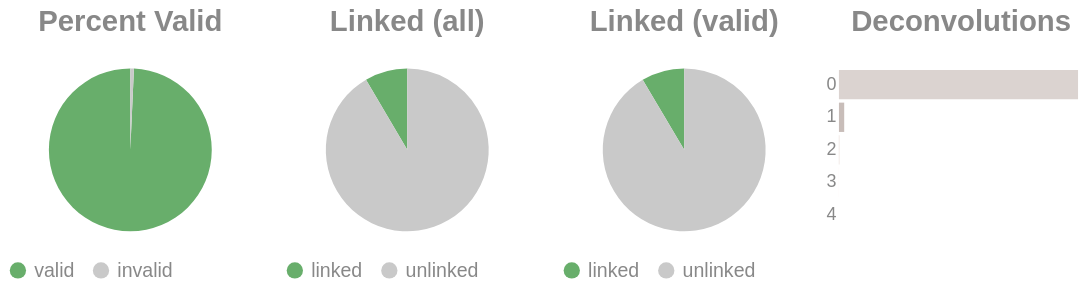

Here is the notebook cell this chart was saved with:
### Code cell
if SKIPLR:
    pass
else:
    clash = Counter()
    for i in valids['molecule'].to_list():
        _mol = i.split("-")
        if len(_mol) == 1:
            clash.update('0')
        else:
            clash.update(_mol[-1])

    _d = {"deconvolutions": [], 'count': []}
    for k,v in clash.items():
        _d['deconvolutions'].append(k)
        _d['count'].append(v)

    tot_valid = valids['reads'].sum()
    mask = valids['reads'] >= 2
    n_linked_reads = valids.filter(mask)['reads'].sum()
    if n_linked_reads == 0:
        print_html("No linked molecules (>=2 reads) were detected; skipping linked-only distributions.")
        SKIPLR = True
    else:
        perc_valid = round(tot_valid / n_reads, 4)
        linked_perc_abs = round(n_linked_reads / n_reads, 4)
        linked_perc = round(n_linked_reads / tot_valid, 4)

    _valid = pl.DataFrame({"valids": ['valid', 'invalid'], "count": [tot_valid, n_reads - tot_valid]})
    _linked_abs = pl.DataFrame({"linked (absolute)": ['linked', 'unlinked'], "count": [n_linked_reads, n_reads - n_linked_reads]})
    _linked_rel = pl.DataFrame({"linked (valids)": ['linked', 'unlinked'], "count": [n_linked_reads, tot_valid - n_linked_reads]})

    (
        alt.hconcat(
            piechart(_valid, goodval = 'valid', title = "Percent Valid"),
            piechart(_linked_abs, goodval = "linked", title =  "Linked (all)"),
            piechart(_linked_rel, goodval = "linked", title =  "Linked (valid)"),
            convolutionbar(pl.DataFrame(_d), title = "Deconvolutions"),
            center = True,
            bounds = 'flush'
        )
        .resolve_scale(color='independent')
        .resolve_legend('independent')
        .properties(usermeta={'embedOptions': {"actions": False}})
    ).display()

### Figure 1 — Vega-Lite specification as saved in the notebook (floating-point values rounded to 4 significant figures)
{"width": "container", "height": 400, "config": {"title": {"anchor": "start", "dy": -15, "fontSize": 18, "color": "#888888", "subtitleColor": "#888888", "subtitleFontSize": 14}, "arc": {"fill": "#0072B2"}, "axis": {"domainColor": "#888888", "domainWidth": 0.5, "gridWidth": 0.2, "grid": false, "titleFontWeight": 400, "titleFontSize": 15, "labelFontSize": 11, "labelColor": "#888888", "tickColor": "#888888", "tickWidth": 0.2, "titleColor": "#888888"}, "axisBand": {"grid": false}, "axisX": {"grid": true, "tickSize": 10, "domainCap": "round"}, "axisY": {"domain": false, "grid": true, "tickSize": 0, "domainCap": "round"}, "background": "transparent", "header": {"labelFontSize": 15, "labelColor": "#888888", "titleFontSize": 15, "titleFontWeight": 600, "titleColor": "#888888"}, "legend": {"labelFont": "sans-serif", "labelFontSize": 12, "labelColor": "#888888", "symbolSize": 100, "symbolType": "circle", "titleFontSize": 12, "titlePadding": 10, "titleColor": "#888888", "title": null}, "range": {"category": ["#E69F00", "#56B4E9", "#009E73", "#F0E442", "#0072B2", "#D55E00", "#CC79A7", "#000000"], "diverging": ["#cfe8f3", "#a2d4ec", "#73bfe2", "#46abdb", "#1696d2", "#12719e"]}, "area": {"fill": "#0072B2", "fillOpacity": 0.7, "line": true, "strokeOpacity": 0.7}, "line": {"color": "#0072B2", "stroke": "#0072B2", "strokeWidth": 2}, "trail": {"color": "#0072B2", "stroke": "#0072B2", "strokeWidth": 0, "size": 1}, "point": {"filled": true, "fillOpacity": 1.0, "size": 95}, "text": {"color": "#888888", "fontSize": 11, "align": "right", "fontWeight": 400, "size": 11}, "bar": {"fill": "#0072B2", "stroke": null}, "view": {"stroke": null, "continuousWidth": 660, "continuousHeight": 400}}, "hconcat": [{"data": {"name": "data-4939003a1c2fa6b501ab02de0c9958f1"}, "mark": {"type": "arc"}, "encoding": {"color": {"field": "valids", "legend": {"orient": "bottom", "title": null}, "scale": {"domain": ["valid", "invalid"], "range": ["#68ae6b", "#C9C9C9"]}, "title": "Valids", "type": "nominal"}, "theta": {"field": "count", "type": "quantitative"}, "tooltip": [{"field": "valids", "title": "Valids", "type": "ordinal"}, {"field": "percent", "format": ".2%", "title": "Percent", "type": "quantitative"}, {"field": "count", "title": "Count", "type": "quantitative"}]}, "height": 100, "title": {"text": "Percent Valid", "align": "center", "anchor": "middle"}, "transform": [{"calculate": "datum.count / 2537145", "as": "percent"}], "width": 150}, {"data": {"name": "data-342b4047cb5bc0752d23810e5f352b1c"}, "mark": {"type": "arc"}, "encoding": {"color": {"field": "linked (absolute)", "legend": {"orient": "bottom", "title": null}, "scale": {"domain": ["linked", "unlinked"], "range": ["#68ae6b", "#C9C9C9"]}, "title": "Linked (Absolute)", "type": "nominal"}, "theta": {"field": "count", "type": "quantitative"}, "tooltip": [{"field": "linked (absolute)", "title": "Linked (Absolute)", "type": "ordinal"}, {"field": "percent", "format": ".2%", "title": "Percent", "type": "quantitative"}, {"field": "count", "title": "Count", "type": "quantitative"}]}, "height": 100, "title": {"text": "Linked (all)", "align": "center", "anchor": "middle"}, "transform": [{"calculate": "datum.count / 2537145", "as": "percent"}], "width": 150}, {"data": {"name": "data-762115a60bcdc7c610e4f168c6d45024"}, "mark": {"type": "arc"}, "encoding": {"color": {"field": "linked (valids)", "legend": {"orient": "bottom", "title": null}, "scale": {"domain": ["linked", "unlinked"], "range": ["#68ae6b", "#C9C9C9"]}, "title": "Linked (Valids)", "type": "nominal"}, "theta": {"field": "count", "type": "quantitative"}, "tooltip": [{"field": "linked (valids)", "title": "Linked (Valids)", "type": "ordinal"}, {"field": "percent", "format": ".2%", "title": "Percent", "type": "quantitative"}, {"field": "count", "title": "Count", "type": "quantitative"}]}, "height": 100, "title": {"text": "Linked (valid)", "align": "center", "anchor": "middle"}, "transform": [{"calculate": "datum.count / 2519146", "as": "percent"}], "width": 150}, {"data": {"name": "data-82875c1bde9edce81113a405ab8c9636"}, "mark": {"type": "bar"}, "encoding": {"color": {"field": "deconvolutions", "legend": null, "scale": {"scheme": "lightgreyred"}, "type": "nominal"}, "tooltip": [{"field": "deconvolutions", "title": "Deconvolutions", "type": "ordinal"}, {"field": "percent", "format": ".2%", "title": "Percent", "type": "quantitative"}, {"field": "count", "title": "Count", "type": "quantitative"}], "x": {"axis": null, "field": "count", "type": "quantitative"}, "y": {"field": "deconvolutions", "sort": "ascending", "title": null, "type": "nominal"}}, "height": 100, "title": {"text": "Deconvolutions", "align": "center", "anchor": "middle"}, "transform": [{"calculate": "datum.count / 2402568", "as": "percent"}], "width": 150}], "bounds": "flush", "center": true, "resolve": {"legend": {"angle": "independent"}, "scale": {"color": "independent"}}, "usermeta": {"embedOptions": {"actions": false}}, "$schema": "https://vega.github.io/schema/vega-lite/v6.1.0.json", "datasets": {"data-4939003a1c2fa6b501ab02de0c9958f1": [{"valids": "valid", "count": 2519146}, {"valids": "invalid", "count": 17999}], "data-342b4047cb5bc0752d23810e5f352b1c": [{"linked (absolute)": "linked", "count": 214380}, {"linked (absolute)": "unlinked", "count": 2322765}], "data-762115a60bcdc7c610e4f168c6d45024": [{"linked (valids)": "linked", "count": 214380}, {"linked (valids)": "unlinked", "count": 2304766}], "data-82875c1bde9edce81113a405ab8c9636": [{"deconvolutions": "0", "count": 2348570}, {"deconvolutions": "1", "count": 51760}, {"deconvolutions": "2", "count": 2128}, {"deconvolutions": "3", "count": 103}, {"deconvolutions": "4", "count": 7}]}}
